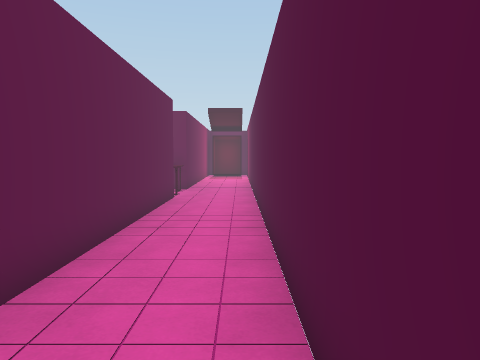
View 1 (above)

12 first-person views from a walk through a scene from a Unity 3-D project. The camera is 1.5 m above the floor, tilts 4° down and sees 70° across. Doors are open. The floor is counted in squares, 1 m on a side. Each view is taken from the middle of a square. On the plan, view 1 faces up. The plan holds only what a view shows up to about 16 squares ahead; the rest is blank. The player character is not drawn. Some animated figures are left out.

View 2
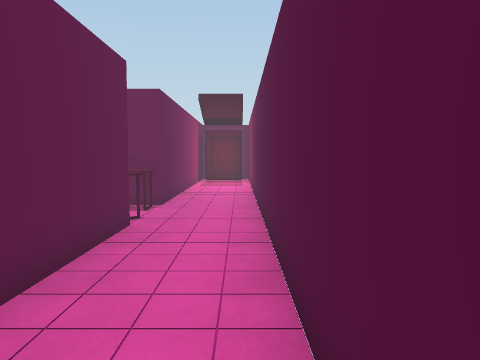

View 3
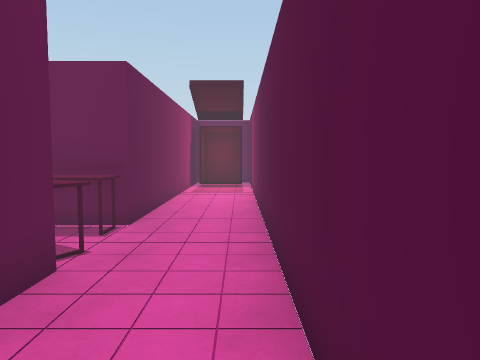

View 4
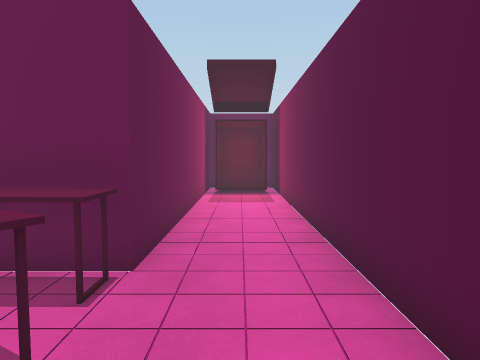

View 5
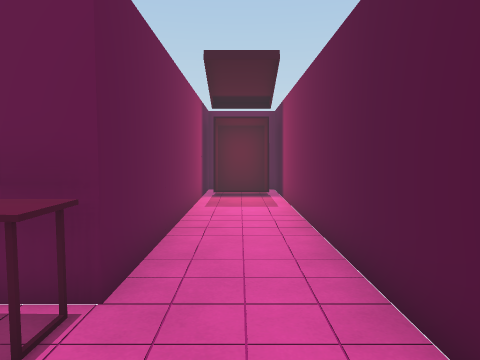

View 6
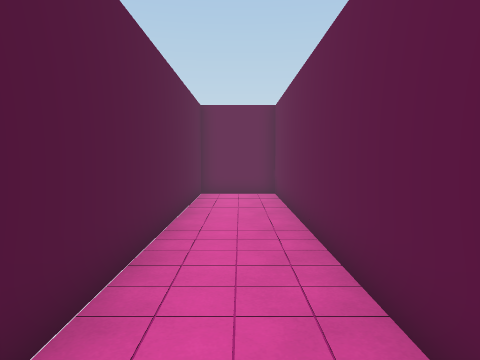

View 7
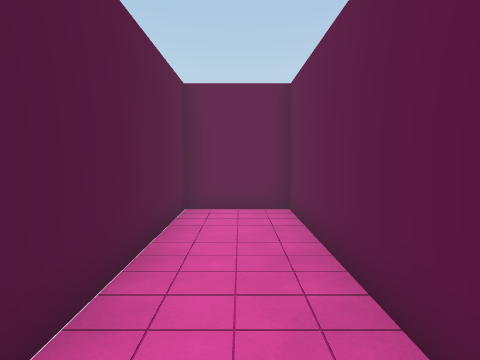

View 8
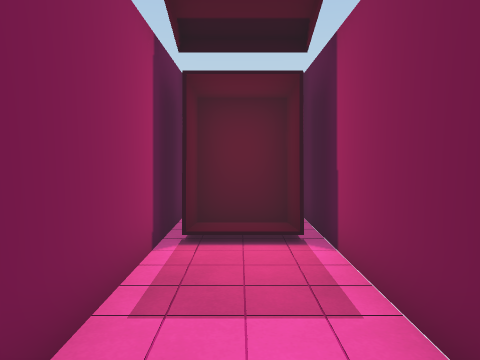

View 9
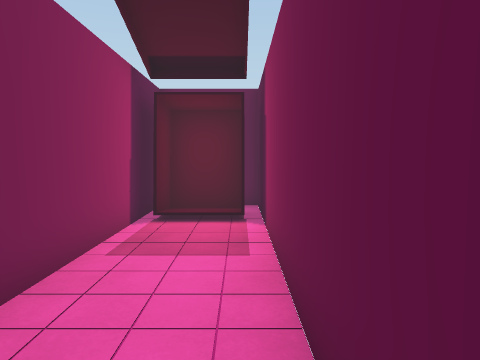

View 10
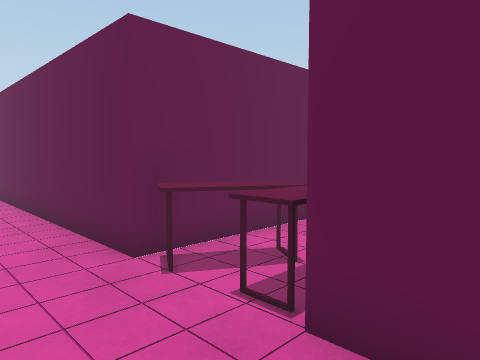

View 11
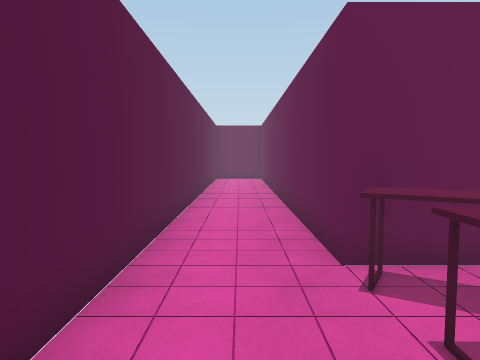

View 12
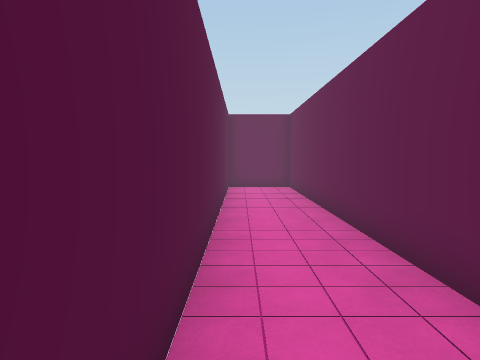

### Floor plan
Points are (right, up) in squares from view 1. A wall is a line through its corners. A room is listed if a view was taken in it or the views show most of it. See-through windows are left out.
Room 1 (views 1, 2, 3, 4, 5, 6, 7, 9, 10, 11, 12)
walls: (-5.5, 12.4) (-2.4, 12.4) (-2.4, -5.6) (0.6, -5.6) (0.6, 17.9); (-2.4, 17.9) (-2.4, 15.4) (-3.4, 15.4)
ways out: open door at (-1, 18) to room 2
objects: table (-4, 13) to (-2, 13); table (-4, 14) to (-3, 15)
Room 2 (view 8)
walls: (-2.4, 27.4) (-2.4, 17.9); (0.6, 17.9) (0.6, 27.4) (0.1, 27.4)
ways out: open door at (-1, 18) to room 1
objects: other object (-2, 25) to (0, 27)

Where each view was taken, in squares from view 1:
view 1: 0 up, 0 right, facing up
view 2: 5 up, 0 right, facing up
view 3: 8 up, 0 right, facing up
view 4: 11 up, 1 left, facing up
view 5: 12 up, 1 left, facing up
view 6: 8 up, 1 left, facing down
view 7: 4 up, 1 left, facing down
view 8: 19 up, 1 left, facing up
view 9: 17 up, 0 right, facing up
view 10: 17 up, 0 right, facing down-left
view 11: 17 up, 1 left, facing down
view 12: 11 up, 0 right, facing down
